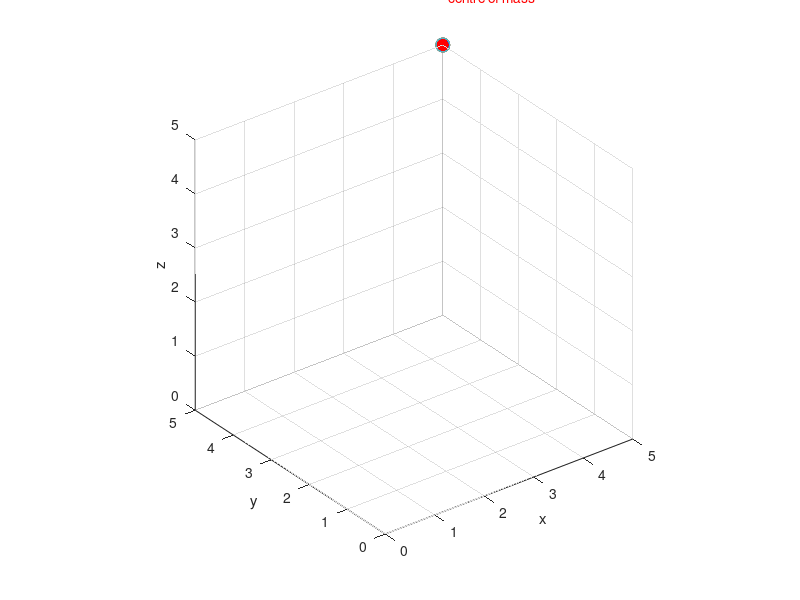

The MATLAB source for this figure: (Note: this script raises an error after producing the figure.)
N=input('enter the number of objects (positive integer): ');
for i=1:N
x(i)=input(['Enter the X coordinate in m for object ',int2str(i),': ']);
y(i)=input(['Enter the Y coordinate in m for object ',int2str(i),': ']);
z(i)=input(['Enter the Z coordinate in m for object ',int2str(i),': ']);
M(i)=input(['Enter the mass of object ',int2str(i),': ']);
end
%%%%%%%%%%%%%
r=[x;y;z];
m=[M;M;M];
%find the centre of mass due to each object
rcm=sum(r.*m,2)./sum(M,2)
%%%%%%%%%%%%%
figure(1);
plot3(0,0,0,'k');
hold on;
for i=1:N
plot3(x(i),y(i),z(i),'o','MarkerSize',10,'MarkerFaceColor','b');
line([rcm(1),x(i)],[rcm(2),y(i)],[rcm(3),z(i)],'LineStyle',':');
end;
text(1.1*rcm(1),1.1*rcm(2),1.1*rcm(3),'centre of mass','color','r');
plot3(rcm(1),rcm(2),rcm(3),'o','MarkerSize',10,'MarkerFaceColor','r');
grid on
hold off;
axis equal;
xlabel('x');
ylabel('y');
zlabel('z');
title('centre of mass from',int2str(N),'-point objects');